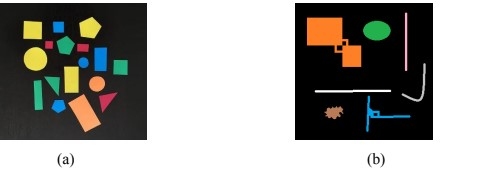
#> input picture BSCOMPUTER ENGINEERING/4th YEAR OF COMPUTER ENGINEERING/7th SEMESTER/DIGITAL IMAGE PROCESSING/PROGRAMS OF DIGITAL IMAGE PROCESSING/Screenshot 2024-10-16 192325.jpg, 480 x 177 px, found by its file name
$ python connectedcomponents1.py
#> lines starting #> are read from the running program, lines starting #| are printed output that depends on the picture; after the words box and inside, x2 and y2 are one past the last pixel; in counts of white or black regions, pixels touching at a corner belong together
import cv2
import matplotlib.pyplot as plt
# Load the image with double backslashes for the Windows path
image = cv2.imread('D:\\BSCOMPUTER ENGINEERING\\4th YEAR OF COMPUTER ENGINEERING\\7th SEMESTER\\DIGITAL IMAGE PROCESSING\\PROGRAMS OF DIGITAL IMAGE PROCESSING\\Screenshot 2024-10-16 192325.jpg')
#> image is the input picture: shape (177, 480, 3); mean B, G, R 151.6, 156.2, 157.2
# Check if the image is loaded properly
if image is None:
    print("Error: Could not load the image. Check the path.")
else:
    # Convert image to grayscale
    gray_image = cv2.cvtColor(image, cv2.COLOR_BGR2GRAY)
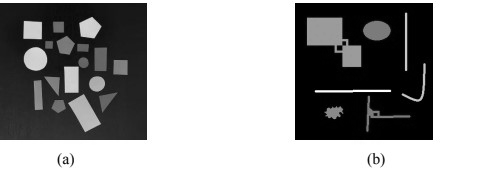
#> gray_image: shape (177, 480); min 0, max 255, mean 156
    # Apply thresholding (binary threshold)
    _, thresholded_image = cv2.threshold(gray_image, 127, 255, cv2.THRESH_BINARY)
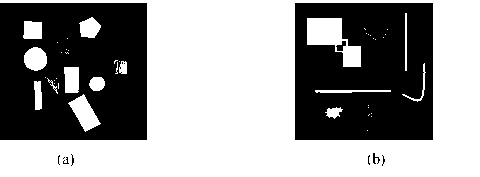
#> thresholded_image: shape (177, 480); 59.2% white; 12 black regions (8 under 20 px), largest, box (x1, y1, x2, y2) and area: (0, 3, 147, 140) 17554, (295, 3, 433, 140) 16929, (336, 41, 346, 51) 56, (373, 153, 380, 164) 34
    # Perform connected components analysis
    num_labels, labels_im = cv2.connectedComponents(thresholded_image)
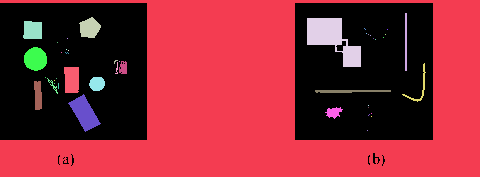
#> labels_im: shape (177, 480) int32; 45 distinct labels, from 0 to 44; one colour per label, 0 black
#> num_labels = 45
    # Display the results
    plt.figure(figsize=(10, 5))
    plt.subplot(1, 3, 1)
    plt.title("Original Image")
    plt.imshow(cv2.cvtColor(image, cv2.COLOR_BGR2RGB))
    plt.subplot(1, 3, 2)
    plt.title("Grayscale Image")
    plt.imshow(gray_image, cmap='gray')
    plt.subplot(1, 3, 3)
    plt.title("Thresholded Image with Connected Components")
    plt.imshow(labels_im, cmap='nipy_spectral')
    plt.show()
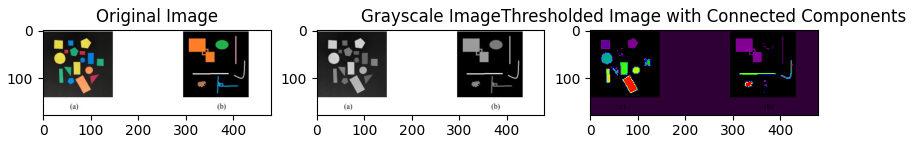
#> figure drawn by matplotlib, 3 panels
    print(f'Number of connected components: {num_labels}')
#| Number of connected components: 45

$ run again, with BSCOMPUTER ENGINEERING/4th YEAR OF COMPUTER ENGINEERING/7th SEMESTER/DIGITAL IMAGE PROCESSING/PROGRAMS OF DIGITAL IMAGE PROCESSING/Screenshot 2024-10-10 211014.jpg copied over BSCOMPUTER ENGINEERING/4th YEAR OF COMPUTER ENGINEERING/7th SEMESTER/DIGITAL IMAGE PROCESSING/PROGRAMS OF DIGITAL IMAGE PROCESSING/Screenshot 2024-10-16 192325.jpg
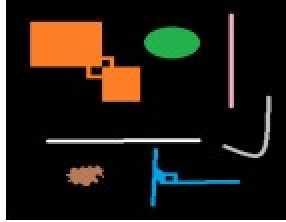
#> input picture BSCOMPUTER ENGINEERING/4th YEAR OF COMPUTER ENGINEERING/7th SEMESTER/DIGITAL IMAGE PROCESSING/PROGRAMS OF DIGITAL IMAGE PROCESSING/Screenshot 2024-10-10 211014.jpg, 143 x 111 px, found by its file name (shown 2 times larger)
#> image is the input picture: shape (111, 143, 3); mean B, G, R 21.6, 29.1, 35.1
#> thresholded_image: shape (111, 143); 12.9% white; 20 white regions (14 under 20 px), largest, box (x1, y1, x2, y2) and area: (15, 11, 70, 51) 1130, (0, 0, 143, 111) 473, (23, 69, 100, 72) 152, (34, 84, 51, 93) 98, (115, 7, 117, 54) 94, (112, 48, 135, 79) 88
#> `num_labels, labels_im = cv2.connectedComponents(thresholded_image)`:
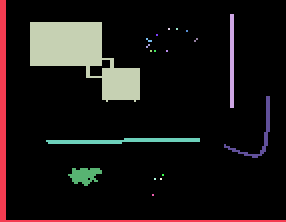
#> labels_im: shape (111, 143) int32 (shown 2 times larger); 21 distinct labels, from 0 to 20; one colour per label, 0 black
#> num_labels = 21
#> `plt.show()`:
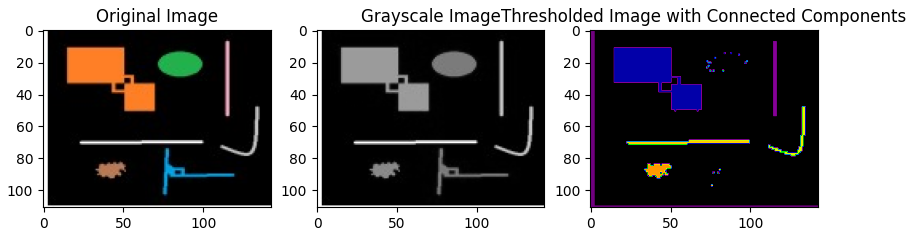
#> figure drawn by matplotlib, 3 panels
#| Number of connected components: 21
